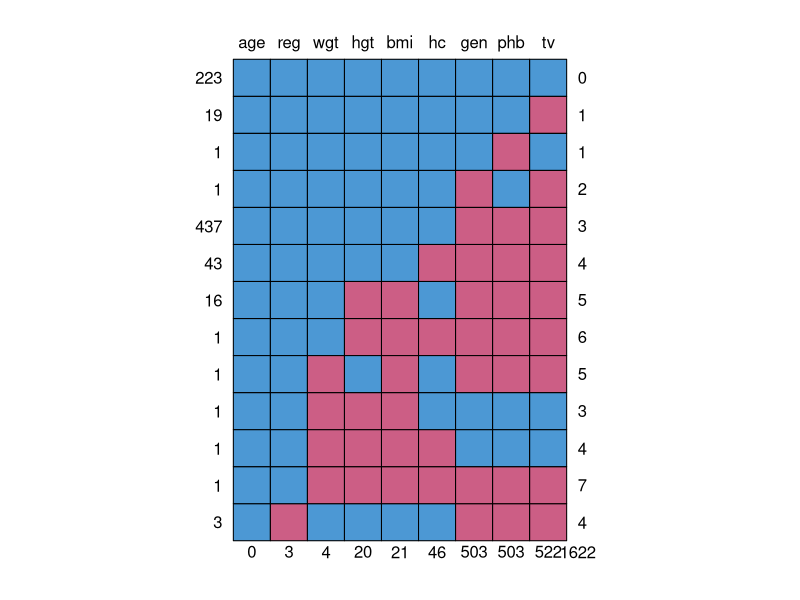
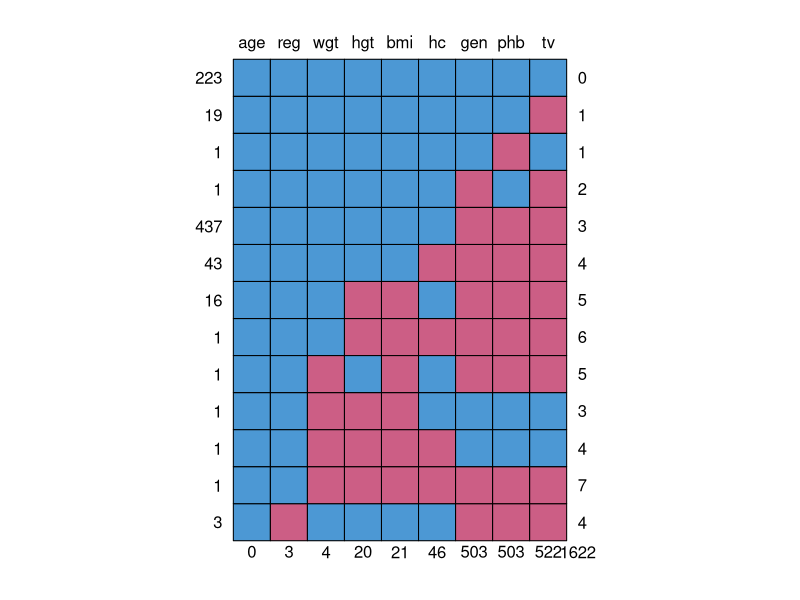
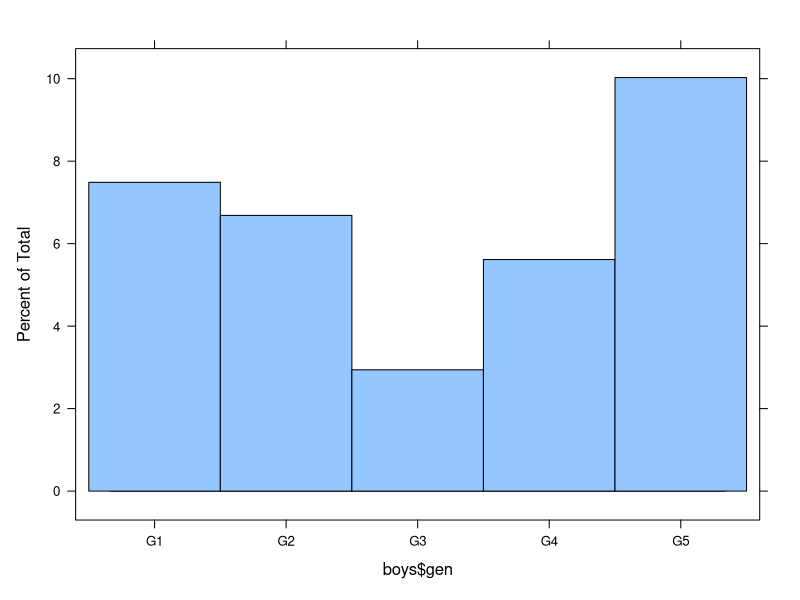
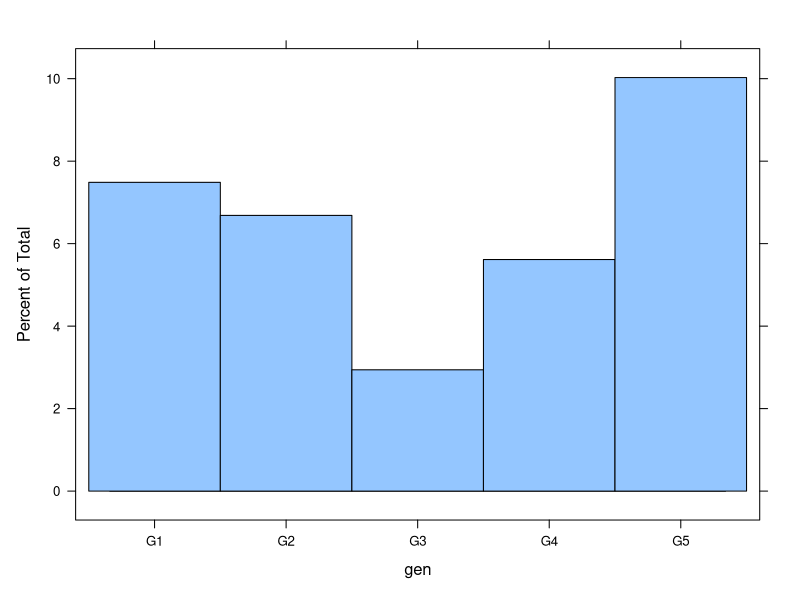
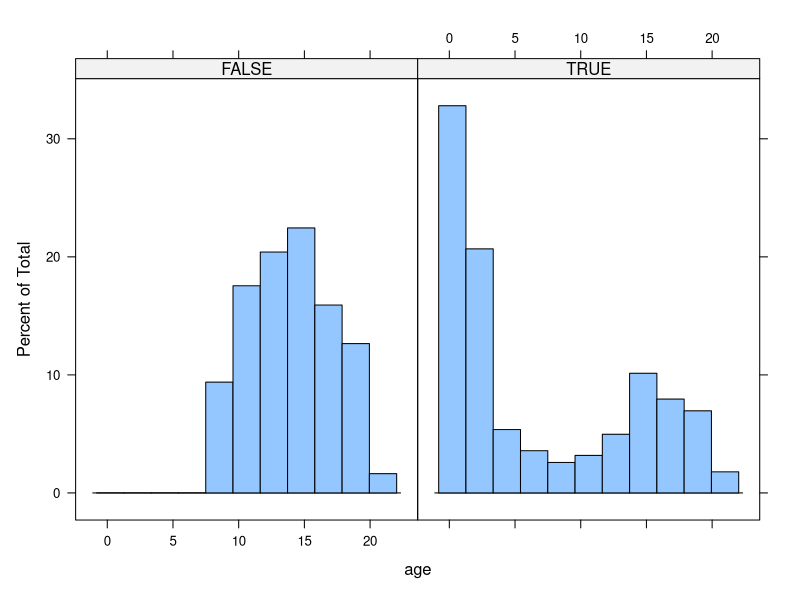
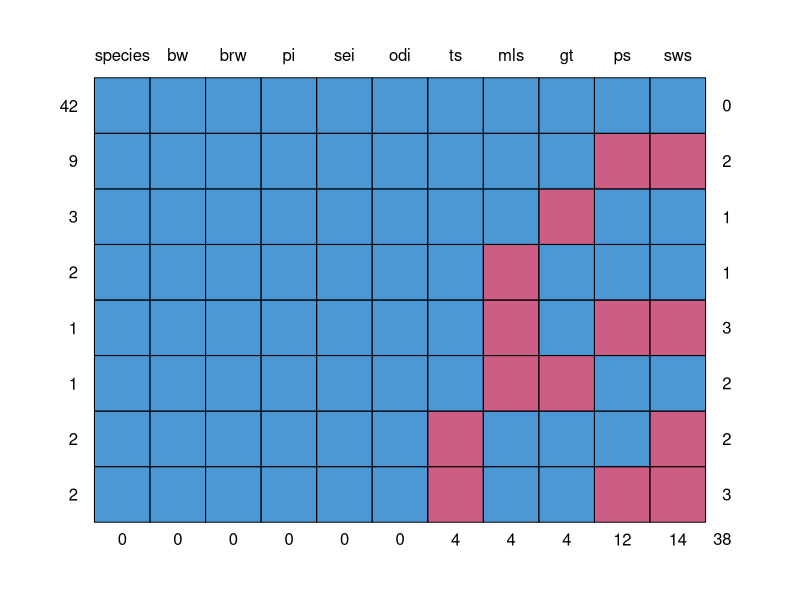
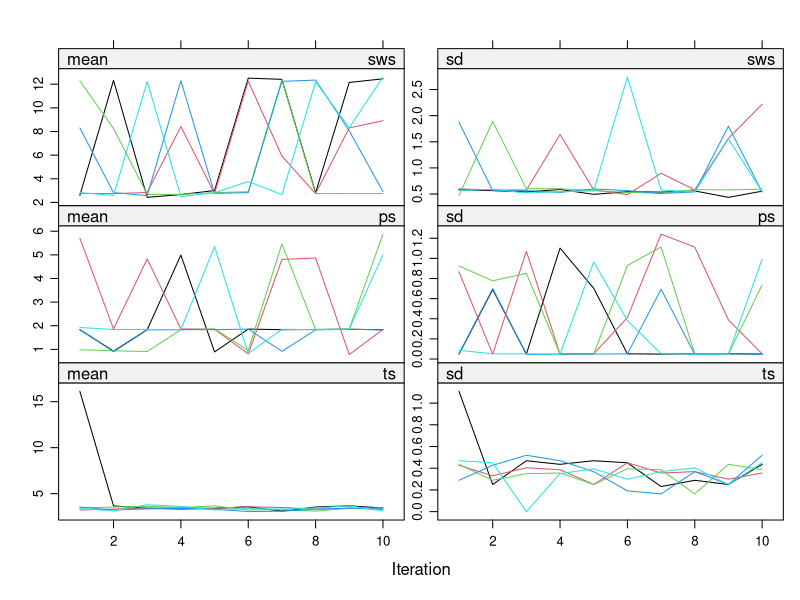
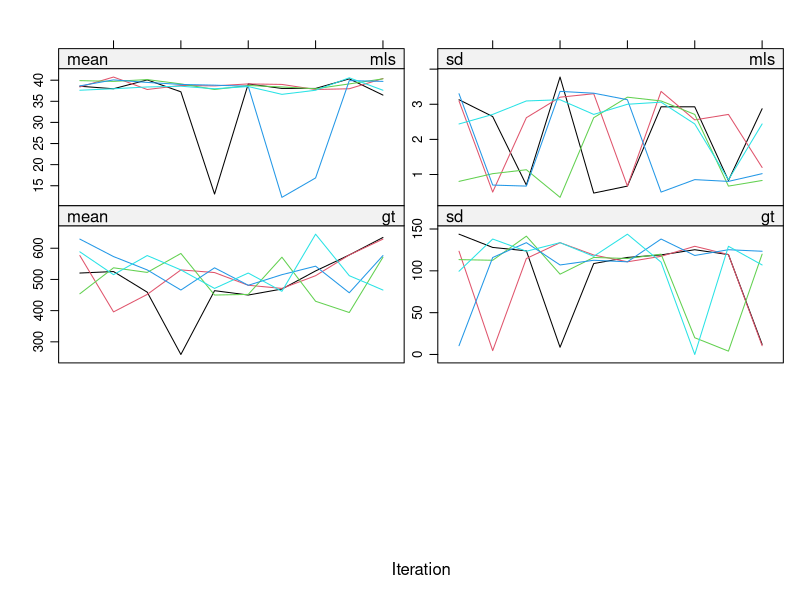

Write the R code that produced these figures, in order.
## ---- chunk 1
require(mice)
require(lattice)
set.seed(123)
## ---- chunk 2
help(boys)
?boys
## ---- chunk 3
head(boys)
nrow(boys)
summary(boys)
## ---- chunk 4
md.pattern(boys)
## ---- chunk 5
mpat <- md.pattern(boys)
sum(mpat[, "gen"] == 0)
## ---- chunk 6
R <- is.na(boys$gen) 
R
## ---- chunk 7
histogram(boys$gen)
## ---- chunk 8
histogram(~ gen, data = boys)
## ---- chunk 9
histogram(~age|R, data=boys)
## ---- chunk 10
imp1 <- mice(boys, print=FALSE)
## ---- chunk 11
summary(boys)
summary(complete(imp1))
## ---- chunk 12
summary(with(imp1, mean(tv)))
## ---- chunk 13
help(mammalsleep)
## ---- chunk 14
head(mammalsleep)
summary(mammalsleep)
str(mammalsleep)
## ---- chunk 15
md.pattern(mammalsleep)
## ---- chunk 16
imp <- mice(mammalsleep, maxit = 10, print=F)
## ---- chunk 17
plot(imp)
## ---- chunk 18
fit1 <- with(imp, lm(sws ~ log10(bw) + odi), print=F)
## ---- chunk 19
summary(pool(fit1))
## ---- chunk 20
impnew <- mice(mammalsleep[ , -1], maxit = 10, print = F)
## ---- chunk 21
fit2 <- with(impnew, lm(sws ~ log10(bw) + odi))
summary(pool(fit2))
## ---- chunk 22
plot(impnew)
